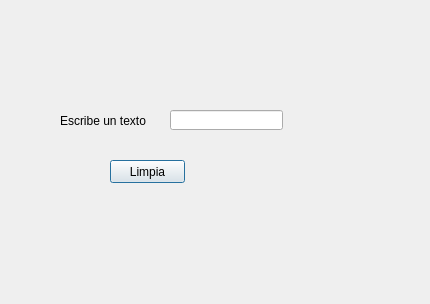
<?xml version="1.0" encoding="UTF-8"?>
<ui version="4.0">
 <class>Dialog</class>
 <widget class="QDialog" name="Dialog">
  <property name="geometry">
   <rect>
    <x>0</x>
    <y>0</y>
    <width>430</width>
    <height>304</height>
   </rect>
  </property>
  <property name="windowTitle">
   <string>Dialog</string>
  </property>
  <widget class="QLabel" name="label">
   <property name="geometry">
    <rect>
     <x>60</x>
     <y>110</y>
     <width>91</width>
     <height>21</height>
    </rect>
   </property>
   <property name="text">
    <string>Escribe un texto</string>
   </property>
  </widget>
  <widget class="QLineEdit" name="lineEdit">
   <property name="geometry">
    <rect>
     <x>170</x>
     <y>110</y>
     <width>113</width>
     <height>20</height>
    </rect>
   </property>
   <property name="text">
    <string/>
   </property>
  </widget>
  <widget class="QPushButton" name="pushButton">
   <property name="geometry">
    <rect>
     <x>110</x>
     <y>160</y>
     <width>75</width>
     <height>23</height>
    </rect>
   </property>
   <property name="text">
    <string>Limpia</string>
   </property>
  </widget>
 </widget>
 <resources/>
 <connections>
  <connection>
   <sender>pushButton</sender>
   <signal>clicked()</signal>
   <receiver>lineEdit</receiver>
   <slot>clear()</slot>
   <hints>
    <hint type="sourcelabel">
     <x>165</x>
     <y>167</y>
    </hint>
    <hint type="destinationlabel">
     <x>186</x>
     <y>126</y>
    </hint>
   </hints>
  </connection>
 </connections>
</ui>
